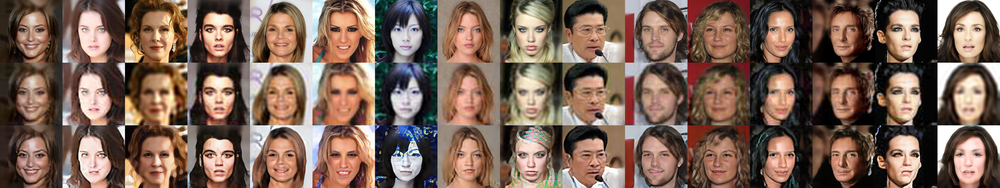
#> input picture dataset_helper/result_16.png, 1000 x 188 px, shrunk from 4096 x 768 before the run; its folder holds only this picture in this run
$ jupyter execute --allow-errors dataset_helper.ipynb
#> lines starting #> are read from the running program, lines starting #| are printed output that depends on the picture
#> further down, img is the input picture: PIL image 1000x188 RGB; mean R, G, B 122.8, 98.8, 85.9
#> `filename = img.filename.rsplit(".", 1)[0]`: filename = 'result_16'
#| result_16
[cell 1]
from PIL import Image
import matplotlib.pyplot as plt
import numpy as np
import os

[cell 2]
grid_imgs_path = os.listdir("C:\\Users\\dstud\\Desktop\\FYP\\Web-app\\dataset_helper")
grid_imgs_path = [img_path for img_path in grid_imgs_path if img_path.rsplit('.', 1)[-1] == "png"]
grid_imgs_path

[cell 3]
def crop_grid_img(grid_img, size = (3, 16)):
#> called with size = (3, 16)
    w, h = grid_img.size
#> w = 1000; h = 188
    img_resolution = 256
    # print(w, h)
    gt_deg_restored_pairs_list = []
    for x in list(range(0, img_resolution * size[1], img_resolution)):
        # left upper right lower
        box=(x, 0, x + img_resolution, h)
        gt_deg_restored_pairs = grid_img.crop(box)
        gt_deg_restored_pairs_list.append(gt_deg_restored_pairs)
#> this loop made 16 passes
#> pass 1, in crop_grid_img, `gt_deg_restored_pairs = grid_img.crop(box)`:
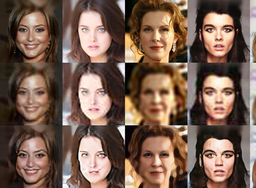
#> gt_deg_restored_pairs: PIL image 256x188 RGB; mean R, G, B 120.2, 94.6, 80.4
#> pass 2, in crop_grid_img, `gt_deg_restored_pairs = grid_img.crop(box)`:
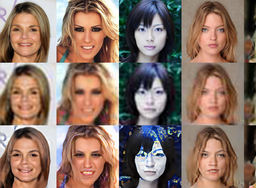
#> gt_deg_restored_pairs: PIL image 256x188 RGB; mean R, G, B 138.3, 114.1, 102
#> pass 3, in crop_grid_img, `gt_deg_restored_pairs = grid_img.crop(box)`:
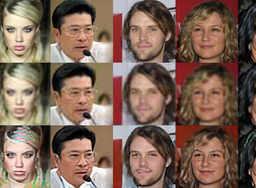
#> gt_deg_restored_pairs: PIL image 256x188 RGB; mean R, G, B 125.5, 100.3, 86.5
#> after the loop, gt_deg_restored_pairs_list = 16 items

    # print(len(gt_deg_restored_pairs_list))
    out = []
    for pair in gt_deg_restored_pairs_list:
        sub_out = []
        for y in list(range(0, h, h//size[0])):
            box=(0, y, img_resolution, y + img_resolution)
            img = pair.crop(box)
            sub_out.append(img)
        out.append(sub_out)
#> after the loop, out = 16 items
    print(len(out), len(out[0]))
#| 16 4
    return out

[cell 4]
dir = "out"
#> (the rest of this cell did not finish here and is left out)

$ run again, on dataset_helper/result_60.png
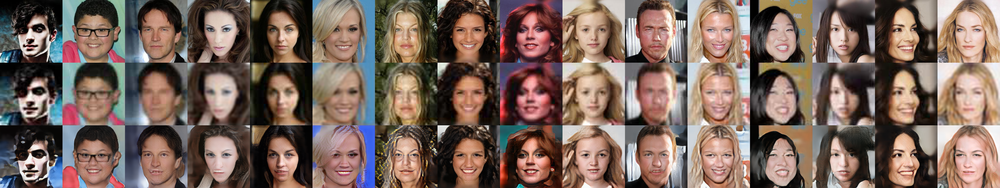
#> input picture dataset_helper/result_60.png, 1000 x 188 px, shrunk from 4096 x 768 before the run
#> img is the input picture: PIL image 1000x188 RGB; mean R, G, B 122.3, 101.8, 92.5
#> filename = 'result_60'
#| result_60
#> the loop in crop_grid_img, `for x in list(range(0, img_resolution * size[1], img_resolution)):` made 16 passes
#> pass 1, in crop_grid_img, `gt_deg_restored_pairs = grid_img.crop(box)`:
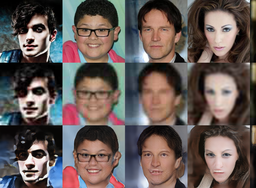
#> gt_deg_restored_pairs: PIL image 256x188 RGB; mean R, G, B 102, 90.2, 86.8
#> pass 3, in crop_grid_img, `gt_deg_restored_pairs = grid_img.crop(box)`:
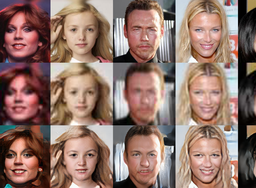
#> gt_deg_restored_pairs: PIL image 256x188 RGB; mean R, G, B 145.8, 116.9, 107
#> after the loop in crop_grid_img, `for x in list(range(0, img_resolution * size[1], img_resolution)):`: gt_deg_restored_pairs_list = 16 items
#> the loop in crop_grid_img, `for pair in gt_deg_restored_pairs_list:` made 16 passes
#| 16 4
